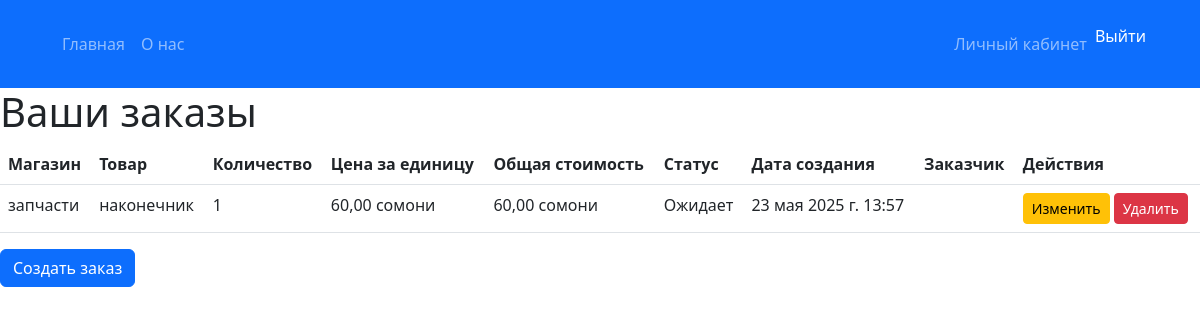
Page /order/list/ (signed in) on the earlier database version.
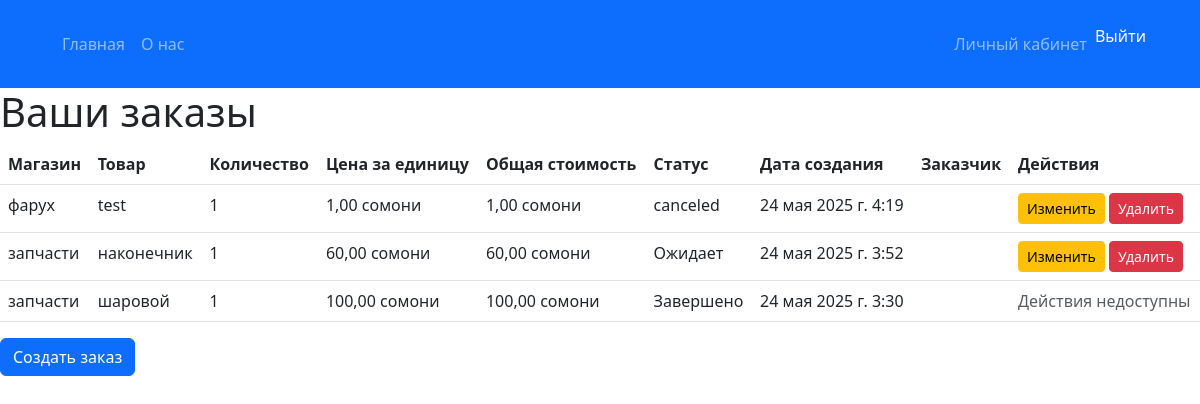
Same page on the later database version.
### order/models.py (models this page shows, shortened)
class Order(models.Model):
    STATUS_CHOICES = (
        ('pending', 'Ожидает'),
        ('in_progress', 'В процессе'),
        ('completed', 'Завершено'),
    )
    user = models.ForeignKey(CustomUser, on_delete=models.CASCADE)
    product = models.ForeignKey(Product, on_delete=models.CASCADE)
    quantity = models.PositiveIntegerField(default=1)
    status = models.CharField(max_length=20, choices=STATUS_CHOICES, default='pending')
    created_at = models.DateTimeField(auto_now_add=True)
    updated_at = models.DateTimeField(auto_now=True)
    class Meta:
        verbose_name = 'Order'
        verbose_name_plural = 'Orders'

### store/models/product.py (models this page shows, shortened)
class Product(models.Model):
    name = models.CharField(max_length=200)
    description = models.TextField()
    price = models.DecimalField(max_digits=8, decimal_places=2)
    subcategory = models.ForeignKey(SubCategory, related_name='products', on_delete=models.CASCADE)
    store = models.ForeignKey(Store, related_name='products', on_delete=models.CASCADE, default=1)  # Значение по умолчанию, которое будет установлено для старых продуктов
    image = models.ImageField(upload_to='product_images/', null=True, blank=True)  # Поле для изображения
    class Meta:
        verbose_name = 'Product'
        verbose_name_plural = 'Products'

### store/models/store.py (models this page shows, shortened)
class Store(models.Model):
    owner = models.OneToOneField(CustomUser, on_delete=models.CASCADE, related_name='store')  # связь с владельцем
    name = models.CharField(max_length=255)  # Название магазина
    description = models.TextField(blank=True)  # Описание магазина
    created_at = models.DateTimeField(auto_now_add=True)  # Дата создания магазина
    logo = models.ImageField(upload_to='store_logos/', null=True, blank=True)  # Логотип магазина (опционально)
    class Meta:
        verbose_name = 'Store'
        verbose_name_plural = 'Stores'

### order/views.py (the view)
# urls.py: path('list/', views.order_list, name='order-list'),
@login_required
def order_list(request):
    orders = Order.objects.filter(user=request.user).order_by('-created_at')
    for order in orders:
        order.total_price = order.quantity * order.product.price  # Рассчитываем общую стоимость
    product = Product.objects.first()
    return render(request, 'order/order_list.html', {'orders': orders, 'product': product})

### app/context_processors.py (called while the page is built)
def menu_categories(request):
    stores = Store.objects.prefetch_related('categories__subcategories').all()
    return {'menu_categories': stores}

### order/templates/order/order_list.html (shortened to what this page needs)
{% extends 'app/header.html' %}
{% block content %}
<h1>Ваши заказы</h1>
<table class="table">
    <thead>
        <tr>
            <th>Магазин</th>
            <th>Товар</th>
            <th>Количество</th>
            <th>Цена за единицу</th>
            <th>Общая стоимость</th>
            <th>Статус</th>
            <th>Дата создания</th>
            <th>Заказчик</th>
            <th>Действия</th>
        </tr>
    </thead>
    <tbody>
        {% for order in orders %}
        <tr>
            <td>{{ order.product.store.name }}</td>
            <td>{{ order.product.name }}</td>
            <td>{{ order.quantity }}</td>
            <td>{{ order.product.price }} сомони</td>
            <td>{{ order.total_price }} сомони</td>
            <td>{{ order.get_status_display }}</td>
            <td>{{ order.created_at }}</td>
            <td>{{ order.user.get_full_name }}</td>
            <td>
                {% if order.status != 'completed' %}
                    <a href="{% url 'update-order' order.id %}" class="btn btn-warning btn-sm">Изменить</a>
                    <form action="{% url 'delete-order' order.id %}" method="post" class="d-inline">
                        <button type="submit" class="btn btn-danger btn-sm">Удалить</button>
                    </form>
                {% else %}
                    <span class="text-muted">Действия недоступны</span>
                {% endif %}
            </td>
        </tr>
        {% empty %}
        <tr>
            <td colspan="9">Нет заказов</td>
        </tr>
        {% endfor %}
    </tbody>
</table>
<a href="{% url 'create-order' product.id %}" class="btn btn-primary">Создать заказ</a>
{% endblock %}

Differences in the rows shown:
removed Order: product.store.name "запчасти", product.name "наконечник", quantity "1", product.price "60,00", total_price "60,00", status "Ожидает", created_at "23 мая 2025 г. 13:57", shows "Изменить"
added Order: product.store.name "фарух", product.name "test", quantity "1", product.price "1,00", total_price "1,00", status "canceled", created_at "24 мая 2025 г. 4:19", shows "Изменить"
added Order: product.store.name "запчасти", product.name "наконечник", quantity "1", product.price "60,00", total_price "60,00", status "Ожидает", created_at "24 мая 2025 г. 3:52", shows "Изменить"
added Order: product.store.name "запчасти", product.name "шаровой", quantity "1", product.price "100,00", total_price "100,00", status "Завершено", created_at "24 мая 2025 г. 3:30", shows "Действия недоступны"
